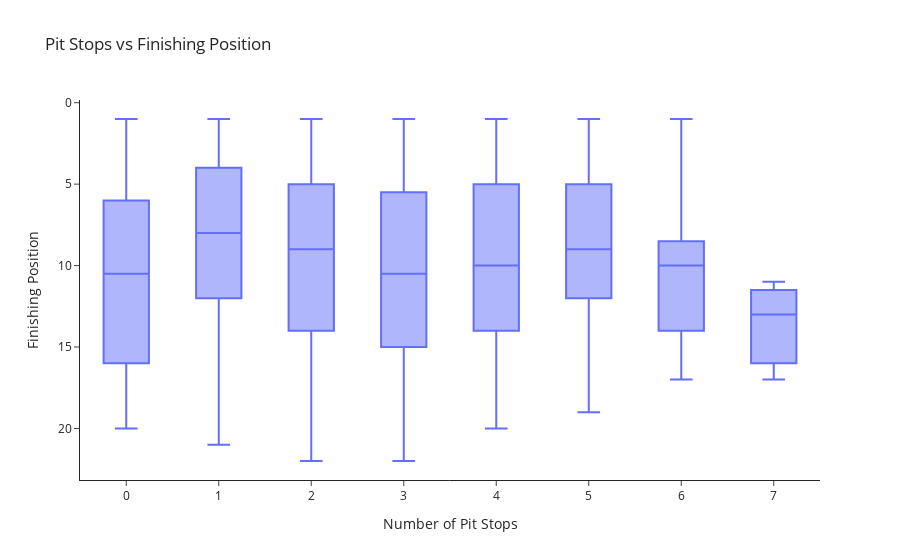

Notebook source saved alongside this figure:
### Markdown cell above
### 3. Pit Stops vs Finish

### Code cell
import plotly.express as px

fig = px.box(
    df_model,
    x="pit_count",
    y="target_finish_pos",
    title="Pit Stops vs Finishing Position",
    labels={
        "pit_count": "Number of Pit Stops",
        "target_finish_pos": "Finishing Position"
    }
)

fig.update_layout(
    template="simple_white",
    yaxis=dict(autorange="reversed"),  # P1 at top
    height=450
)

fig.show()

### Figure 1 — Plotly figure (JSON) as saved in the notebook; plotly's stock layout.template omitted (floating-point values rounded to 4 significant figures; data arrays with more than 128 entries replaced by an {"elided": "..."} marker saying what was removed)
{"data": [{"alignmentgroup": "True", "hovertemplate": "Number of Pit Stops=%{x}<br>Finishing Position=%{y}<extra></extra>", "legendgroup": "", "marker": {"color": "#636efa"}, "name": "", "notched": false, "offsetgroup": "", "orientation": "v", "showlegend": false, "type": "box", "x": {"elided": "3345 int values"}, "x0": " ", "xaxis": "x", "y": {"elided": "3345 int values"}, "y0": " ", "yaxis": "y"}], "layout": {"autosize": true, "boxmode": "group", "legend": {"tracegroupgap": 0}, "title": {"text": "Pit Stops vs Finishing Position"}, "xaxis": {"anchor": "y", "autorange": true, "domain": [0, 1], "range": [-0.5, 7.5], "title": {"text": "Number of Pit Stops"}, "type": "linear"}, "yaxis": {"anchor": "x", "autorange": true, "domain": [0, 1], "range": [23.17, -0.1667], "title": {"text": "Finishing Position"}, "type": "linear"}}}
